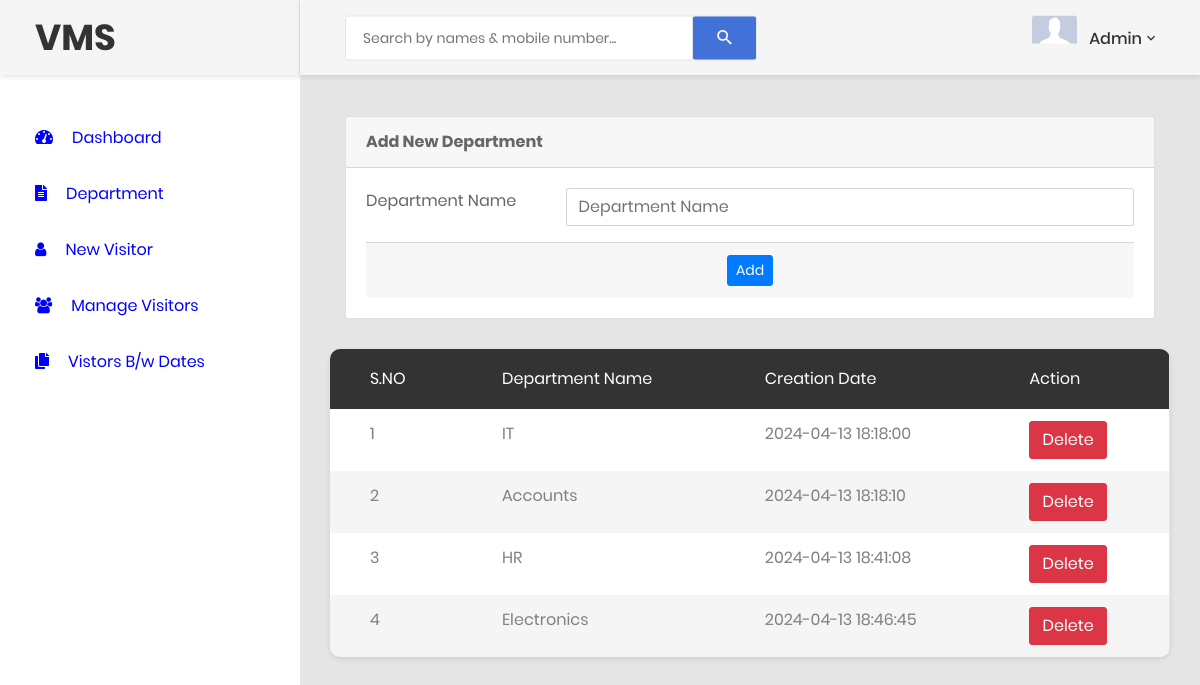
Screenshot of /department.php (signed in) with the database file from the repository.
### tables this page shows
CREATE TABLE `tbldepartments` (
  `id` int(11) NOT NULL,
  `departmentName` varchar(255) DEFAULT NULL,
  `creationDate` timestamp NULL DEFAULT current_timestamp()
);

### department.php (the view, shortened to what this page needs)
<?php
include('includes/dbconnection.php');
if (strlen($_SESSION['cvmsaid']==0)) {
  header('location:logout.php');
  } else{
?>
<!DOCTYPE html>
<html lang="en">
<head>
    <link href="css/font-face.css" rel="stylesheet" media="all">
    <link href="vendor/font-awesome-5/css/fontawesome-all.min.css" rel="stylesheet" media="all">
    <link href="vendor/font-awesome-4.7/css/font-awesome.min.css" rel="stylesheet" media="all">
    <link href="vendor/mdi-font/css/material-design-iconic-font.min.css" rel="stylesheet" media="all">
    <link href="vendor/bootstrap-4.1/bootstrap.min.css" rel="stylesheet" media="all">
    <link href="vendor/animsition/animsition.min.css" rel="stylesheet" media="all">
    <link href="vendor/bootstrap-progressbar/bootstrap-progressbar-3.3.4.min.css" rel="stylesheet" media="all">
    <link href="vendor/wow/animate.css" rel="stylesheet" media="all">
    <link href="vendor/css-hamburgers/hamburgers.min.css" rel="stylesheet" media="all">
    <link href="vendor/slick/slick.css" rel="stylesheet" media="all">
    <link href="vendor/select2/select2.min.css" rel="stylesheet" media="all">
    <link href="vendor/perfect-scrollbar/perfect-scrollbar.css" rel="stylesheet" media="all">
    <link href="css/theme.css" rel="stylesheet" media="all">
</head>
<body class="animsition">
    <div class="page-wrapper">
        <?php include_once('includes/sidebar.php');?>
        <div class="page-container">
            <?php include_once('includes/header.php');?>
            <div class="main-content">
                <div class="section__content section__content--p30">
                    <div class="container-fluid">
                        <div class="row">
                            <div class="col-lg-12">
                                <div class="card">
                                    <div class="card-header">
                                        <strong>Add New Department </strong>
                                    </div>
                                    <div class="card-body card-block">
                                        <form action="" method="post" enctype="multipart/form-data" class="form-horizontal">
                                            <div class="row form-group">
                                                <div class="col col-md-3">
                                                    <label for="text-input" class=" form-control-label">Department Name</label>
                                                </div>
                                                <div class="col-12 col-md-9">
                    <input type="text" id="departmentname" name="departmentname" placeholder="Department Name" class="form-control" required="true">
                                                </div>
                                            </div>
                                          <div class="card-footer">
                                        <p style="text-align: center;"><button type="submit" name="submit" id="submit" class="btn btn-primary btn-sm">Add
                                        </button></p>
                                    </div>
                                        </form>
                                    </div>
                                </div>
                             </div>
<div class="table-responsive table--no-card m-b-30">
                                    <table class="table table-borderless table-striped table-earning">
                                         <thead>
                                        <tr>
                                            <tr>
                  <th>S.NO</th>
                  <th>Department  Name</th>
                 <th>Creation Date</th>
                   <th>Action</th>
                </tr>
                                        </tr>
                                        </thead>
<?php
$ret=mysqli_query($con,"select *from tbldepartments");
$cnt=1;
while ($row=mysqli_fetch_array($ret)) {
?>
                <tr>
                  <td><?php echo $cnt;?></td>
                  <td><?php  echo $row['departmentName'];?></td>
                  <td><?php  echo $row['creationDate'];?></td>
                  <td><a href="department.php?catid=<?php echo $row['id'];?>" onclick="return confirm('Do you really want to Delete ?');" class="btn btn-danger">Delete</a></td>
                </tr>
                <?php
$cnt=$cnt+1;
}?>
                                    </table>
                                </div>
                  </div>
                    </div>
   </div> </div>
            </div>
        </div>
</body>
</html>
<?php }  ?>

### includes/sidebar.php
<aside class="menu-sidebar d-none d-lg-block">
            <div class="logo">
                   <h1>VMS</h1>
            </div>
            <div class="menu-sidebar__content js-scrollbar1">
                <nav class="navbar-sidebar">
                    <ul class="list-unstyled navbar__list">
                        <li>
                            <a href="dashboard.php"  style="color: blue">
                                <i class="fas fa-tachometer-alt"></i>Dashboard</a>
                        </li>
       <li>
                            <a href="department.php"  style="color: blue">
                                <i class="fas fa-file-alt"></i>Department</a>
                        </li>
     <li>
                            <a href="visitors-form.php"  style="color: blue">
                                <i class="fa fa-user"></i>New Visitor</a>
                        </li>
   <li>
                            <a href="manage-newvisitors.php"  style="color: blue">
                                <i class="fa fa-users"></i>Manage Visitors</a>
                        </li>
                      <li>
                            <a href="bwdates-reports.php"  style="color: blue">
                                <i class="fas fa-copy"></i>Vistors B/w Dates</a>
                        </li>
                    </ul>
                </nav>
            </div>
        </aside>

### includes/header.php (shortened to what this page needs)
<header class="header-desktop">
                <div class="section__content section__content--p30">
                    <div class="container-fluid">
                        <div class="header-wrap">
                            <form class="form-header" name="search" action="search-visitor.php" method="post">
                                <input class="au-input au-input--xl" type="text" name="searchdata" id="searchdata" placeholder="Search by names &amp; mobile number..." />
                                <button class="au-btn--submit" type="submit" name="search">
                                    <i class="zmdi zmdi-search"></i>
                                </button>
                            </form>
                            <div class="header-button">
                                 <?php
$adminid=$_SESSION['cvmsaid'];
$ret=mysqli_query($con,"select AdminName from tbladmin where ID='$adminid'");
$row=mysqli_fetch_array($ret);
$name=$row['AdminName'];
?>
                                <div class="account-wrap">
                                    <div class="account-item clearfix js-item-menu">
                                        <div class="image">
                                            <img src="images/icon/profile.jpg" alt="Image not found" />
                                        </div>
                                        <div class="content">
                                            <a class="js-acc-btn" href="#"><?php echo $name; ?></a>
                                        </div>
                                    </div>
                                </div>
                            </div>
                        </div>
                    </div>
                </div>
            </header>

### rows the page displays
tbldepartments: departmentName "IT", creationDate "2024-04-13 18:18:00"
tbldepartments: departmentName "Accounts", creationDate "2024-04-13 18:18:10"
tbldepartments: departmentName "HR", creationDate "2024-04-13 18:41:08"
tbldepartments: departmentName "Electronics", creationDate "2024-04-13 18:46:45"

### other values shown
$name "Admin"
